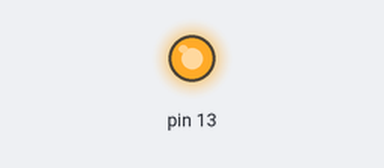
Recording of a sketch running on a simulated Arduino Uno, built with avr-gcc and run on an emulated ATmega328P. Parts: output pins drawn as LEDs (lit = HIGH).

Above: at 0.7 s.
At 18.1 s:
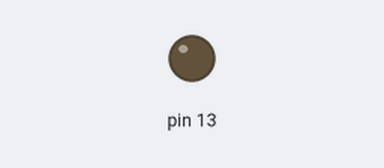
Timing chart, 0 to 20.6 s (numbered marks = the images above):
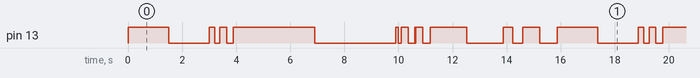

Measured:
- by itself, pin 13: moves between LOW and HIGH, repeating every 15.9 s
- by itself, everything shown: repeats every 15.9 s, in 20 steps

The sketch:

doctor.ino
```cpp
/*
 * Wanted to make the on off times independent but the whole way arduinos treat arrays is dumb so I just took code from here: https://www.arduino.cc/reference/en/language/variables/utilities/sizeof/
 */

int timeArray[] = {1500, 200, 250, 3000, 100, 256, 10, 270, 1352, 360, 638};  //Random Numbers represent the mysteries of health (or something idk)

void setup() {
  pinMode(13, OUTPUT);

}

void loop() {

  for(int i = 0; i < (sizeof(timeArray)/sizeof(int)); i ++)   //arduinos are super annoying
  {
    digitalWrite(13, HIGH);
    delay(timeArray[i]);
    digitalWrite(13,LOW);
    delay(timeArray[i]);
    if(i == (sizeof(timeArray)/sizeof(int)) - 1){
      i == 0;
    }
  }
}
```
